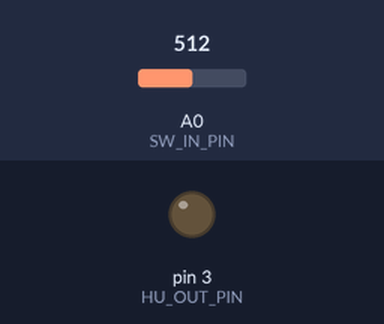
Bench run of a sketch on a simulated Arduino Uno, built with avr-gcc and run on an emulated ATmega328P. Parts: output pins drawn as LEDs (lit = HIGH). The inputs (shaded band) are chosen by the test bench; at power-on: A0 (SW_IN_PIN) = 512. What the sketch prints to the serial monitor is not drawn.

Above: at 1.2 s.
1.3 s: A0 (SW_IN_PIN) set to 202
2.8 s: A0 (SW_IN_PIN) set to 169
Timing chart, 0 to 5.8 s (numbered marks = the images above; inputs shaded):
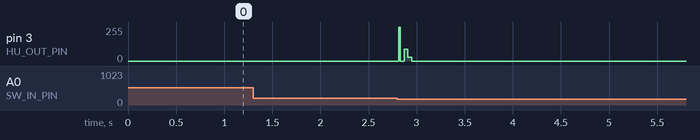

The sketch:

code.ino
```cpp
#define DEBUG

//Alpine remote signal raw data collected using IRreceive_dump and an IR receiver module
#define A_MUTE       0xE9167286
#define A_VOLDOWN    0xEA157286
#define A_VOLUP      0xEB147286
#define A_PHONEUP    0xA9567286
#define A_PHONEDOWN  0xA35C7286
#define A_TRACKPREV  0xED127286
#define A_TRACKNEXT  0xED137286
#define A_VOICE      0xAE517286
#define A_SOURCE     0xF50A7286

//NEC IR timing info found within the IRremote library
#define NEC_UNIT                560
#define NEC_HEADER_MARK         (16 * NEC_UNIT) // 9000
#define NEC_HEADER_SPACE        (8 * NEC_UNIT)  // 4500
#define NEC_BIT_MARK            NEC_UNIT
#define NEC_ONE_SPACE           (3 * NEC_UNIT)  // 1690
#define NEC_ZERO_SPACE          NEC_UNIT
#define NEC_REPEAT_HEADER_SPACE (4 * NEC_UNIT)  // 2250

// Pin Definitions
#define SW_IN_PIN  A0
#define HU_OUT_PIN 3

// Steering Wheel Audio Control Values
//int      resistor_ladder[6] = {2496, 880, 534, 316, 176, 86};
int      resistor_ladder[6] = {2459, 850, 510, 285, 144, 55};
uint32_t hu_cmd_map_sht[5]  = {A_TRACKNEXT, A_TRACKPREV, A_VOLUP, A_VOLDOWN, A_VOICE};
uint32_t hu_cmd_map_lng[5]  = {A_PHONEDOWN, A_PHONEUP,   A_MUTE,  A_MUTE,    A_SOURCE};
int      divider_resistance = 364;

// Button Press Calculation Variables
int  threshold = resistor_ladder[0] - ((resistor_ladder[0] - resistor_ladder[1]) / 2);
bool btnActive = false;
byte buttonPr  = 0;
int  sampleTme = 0;
int  sampleCnt = 0;
int  sampleArr[50];

void setup() {
  Serial.begin(9600);

  // Initialise Pin State for Head Unit Output
  pinMode(HU_OUT_PIN, OUTPUT);
  digitalWrite(HU_OUT_PIN, LOW);
}

void loop() {
  // Enter Button Scan Continuous Loop
  if(btnScan()) { // Returns True on Button Release
    #if defined(DEBUG)
    Serial.print("Pressed Button: ");
    Serial.print(resistor_ladder[buttonPr]);
    Serial.print(" for ");
    Serial.print(sampleTme);
    Serial.println("ms");
    #endif

    // Send Commands to Radio after Button Press based on Sample Time
    if(sampleTme >= 750) {
      sendRemoteCommand(hu_cmd_map_lng[buttonPr - 1]);
    } else {
      sendRemoteCommand(hu_cmd_map_sht[buttonPr - 1]);
    }

    // Block Minimum Time Between Button Presses
    delay(5);
  }
}

bool btnScan() {

  // Initial ADC Sample
  int btn = 0;
  for(byte i = 0; i < 5; i++) {
    btn += analogRead(SW_IN_PIN);
    delayMicroseconds(100);
  }

  // Calculate Resistance Value from ADC
  int r1 = ((divider_resistance / (((btn / 5) / 1024.0) * 5)) * 5) - divider_resistance;

  // Button Pressed Checks
  if(r1 < threshold) { // Resistance Below 'Pressed' Threshold
    // Begin Button Press Timer
    if(!btnActive) {
      sampleTme = millis();
    }

    // Set Button State as being Pressed
    btnActive = true;

    // Add Button Resistances to Sample Array
    if(sampleCnt < (sizeof(sampleArr) / sizeof(int))) {
      sampleArr[sampleCnt++] = r1;
    }
  } else if (r1 >= threshold && btnActive) { // Resistance Above 'Pressed' Threshold
    // Set Button State as Released
    btnActive = false;

    // Ensure Sufficient Sample Size
    if(sampleCnt < 5) {
      return false;
    }

    // Convert Sample Array to Value - Discarding Start/End Values
    long sampleAvg = 0;
    for(byte i = 2; i <= sampleCnt - 2; i++) {
      sampleAvg += sampleArr[i];
    }
    int sampleVal = sampleAvg / (sampleCnt - 4);

    #if defined(DEBUG)
    Serial.print("Sampled Resistance Value: ");
    Serial.print(sampleVal);
    Serial.print(" over ");
    Serial.print(sampleCnt);
    Serial.println(" samples");
    #endif

    // Reset Sample Array Counter
    sampleCnt = 0;

    // Get Button Pressed Time
    sampleTme = millis() - sampleTme;

    // Convert Sampled Resistance to Specific Button
    for(byte i = 0; i < sizeof(resistor_ladder) / sizeof(int); i++) {
      int hval = (i == 0) ? resistor_ladder[0] * 2 : resistor_ladder[i] + ((resistor_ladder[i - 1] - resistor_ladder[i]) / 2);
      int lval = (i == (sizeof(resistor_ladder) / sizeof(int))  - 1) ? 0 : resistor_ladder[i] - ((resistor_ladder[i] - resistor_ladder[i + 1]) / 2);

      if(sampleVal >= lval && sampleVal < hval) {
        buttonPr = i;

        // Return True for Recognised Button Press
        return true;
      }
    }
  }

  // Delay 1ms between Scan Cycles
  delay(1);

  return false;
}

void sendRemoteCommand(uint32_t data) {
  // Send NEC style 32 bits (2x address bytes + 2x command bytes) using NEC timing to a pin.

  #if defined(DEBUG)
  uint32_t send_timer = millis();
  #endif

  uint32_t mask = 0x00000001;

  // Send NEC header burst
  digitalWrite(HU_OUT_PIN, HIGH);
  delayMicroseconds(NEC_HEADER_MARK);
  digitalWrite(HU_OUT_PIN, LOW);

  // Send NEC header space
  delayMicroseconds(NEC_HEADER_SPACE);

  // Send the data LSB first
  for(int i = 0; i < 32; i++) {
    if((mask << i) & data) { // bitwise AND operation reveals each bit
      // Send a '1'
      digitalWrite(HU_OUT_PIN, HIGH);
      delayMicroseconds(NEC_BIT_MARK);
      digitalWrite(HU_OUT_PIN, LOW);
      delayMicroseconds(NEC_ONE_SPACE);
    } else {
      // Send a '0'
      digitalWrite(HU_OUT_PIN, HIGH);
      delayMicroseconds(NEC_BIT_MARK);
      digitalWrite(HU_OUT_PIN, LOW);
      delayMicroseconds(NEC_ZERO_SPACE);
    }
  }

  // Send NEC stop bit
  digitalWrite(HU_OUT_PIN, HIGH);
  delayMicroseconds(NEC_BIT_MARK);
  digitalWrite(HU_OUT_PIN, LOW);
  delayMicroseconds(NEC_ZERO_SPACE);

  #if defined(DEBUG)
  Serial.print("Command 0x");
  Serial.print(data, HEX);
  Serial.print(" Executed in: ");
  Serial.print(millis() - send_timer);
  Serial.println("ms");
  #endif
}
```

Measured:
- after the input at 1.3 s, every drawn part: stays the same
